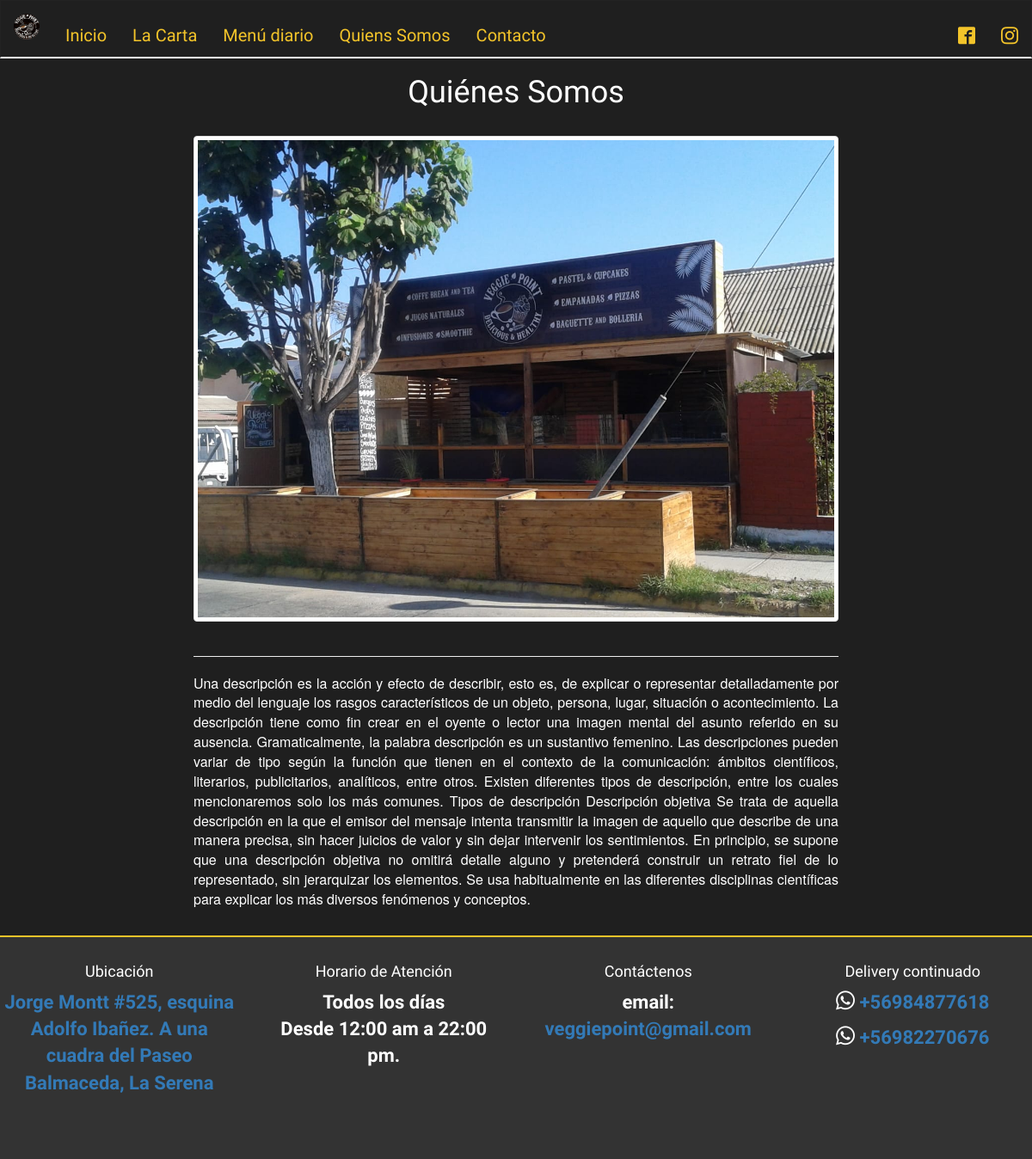
Screenshot of /Quienes.php with the database file from the repository.
### tables this page shows
CREATE TABLE `information` (
  `CODWHO` int(11) NOT NULL,
  `WHOARE` varchar(2050) DEFAULT NULL
);

CREATE TABLE `contact` (
  `IDCONTACT` int(11) NOT NULL,
  `EMAILCONTACT` varchar(250) DEFAULT NULL,
  `FACEBOOKCONTACT` varchar(650) DEFAULT NULL,
  `INSTAGRAM` varchar(650) DEFAULT NULL
);

CREATE TABLE `phone` (
  `IDPRODUCT` int(11) NOT NULL,
  `NUMBER` varchar(250) DEFAULT NULL
);

### functions/functions.php (called while the page is built, shortened)
<?php
function getSQLResultSet($commando){
  $mysqli = new mysqli("localhost", "root", "12345678", "veggie_point");
if ( $mysqli->multi_query($commando)) {
	return $mysqli->store_result();
}
}
?>

### functions/consulta.php (called while the page is built, shortened)
<?php
include('functions.php');
function RecuperContact($parametro){
	$resultset=getSQLResultSet("SELECT * FROM `contact`  WHERE IDCONTACT = $parametro");
	return $resultset;
}
function obtenerWho(){
	$resultset=getSQLResultSet("SELECT * FROM information");
	return $resultset;
}
function obtenerPhone(){
	$resultset=getSQLResultSet("SELECT * FROM phone ORDER by IDPRODUCT");
	return $resultset;
}
?>

### includes/confFooter.php (the view)
<div class="row footer vdivide">
                <div class="col-md-3 divider">
                    <center>
                    <h4>Ubicación</h4>
                    <a href="https://www.google.com/maps/search/maps/@-29.9257799,-71.2569529,19.71z">
                    <p> Jorge Montt #525, esquina Adolfo Ibañez.
                    A una cuadra del Paseo Balmaceda, La Serena
                    </p></a>
                    </center>
                </div>
                <div class="col-md-3 divider">
                    <h4>Horario de Atención</h4>
                    <p>
                        Todos los días <br>
                        Desde 12:00 am a 22:00 pm.
                    </p>
                </div>
                <div class="col-md-3 divider">
                     <center><h4>Contáctenos</h4>
                     <?php
                        $result = RecuperContact(1);
                        while ($row = $result->fetch_array(MYSQLI_ASSOC)){
                    ?>
                    <p>
                    email: <a href="mailto:<?php echo $row['EMAILCONTACT']; ?>"><?php echo $row['EMAILCONTACT']; ?> </a>
                    </p></center>
                    <?php
                    }
                    ?>
                </div>
                <div class="col-md-3">
                    <center><h4>Delivery continuado</h4>
                    <?php
                        $result = obtenerPhone();
                        while ($row = $result->fetch_array(MYSQLI_ASSOC)){
                    ?>
                    <p><span class="icon-whatsapp"></span> <a href="tel:+<?php echo $row['NUMBER']; ?>">+<?php echo $row['NUMBER']; ?> </a></p>
                    <?php
                    }
                    ?>
                    </center>
                </div>
<div class="col-md-12">
    <br><br>
</div>
</div>

### Quienes.php (shortened to what this page needs)
<html>
	<head>
    <?php
        include('includes/head.php');
        include('includes/configNavBar.php');
        include('functions/consulta.php');
    ?>
	</head>
	<body>
    <div class="container-fluid">
        <div class="col-md-8 col-md-offset-2">
        <center><h2 class="who"> Quiénes Somos </h2></center>
        <br>
            <img class="img-responsive thumbnail" src="images/whoare.png" alt="">
        </div>
        <div class="col-md-8 col-md-offset-2">
        <hr>
        <?php
            $result = obtenerWho();
            while ($row = $result->fetch_array(MYSQLI_ASSOC)){
        ?>
           <p class="whoare"><?php echo $row['WHOARE']; ?></p>
        <?php
            }
        ?>
        </div>
    </div>
    <?php
            include('includes/confFooter.php');
        ?>
    </body>
</html>

### css/style.css (style rules this page uses)
.container-fluid { background: #1f1f1f; color: #ffffff; }
body { background: #1f1f1f; color: #ffffff; }
.footer { padding-top: 20px; margin-top: 20px; border-top: 2px solid #f3c42a; background: #333333; text-align: center; font-family: 'Amatic SC', cursive; font-size: 22px; font-weight: bold; }
.who { font-family: 'Amatic SC', cursive; font-size: 36; }
.whoare { text-align: justify; font-size: 16px; }

### rows the page displays
information: WHOARE "Una descripción es la acción y efecto de describir, esto es, de explicar o representar detalladamente por medio del lenguaje los rasgos característicos de un objeto, persona, lugar, situación o acontecimiento. La descripción tiene como fin crear en el oyente o lector una imagen mental del asunto referido en su ausencia. Gramaticalmente, la palabra descripción es un sustantivo femenino. Las descripciones pueden variar de tipo según la función que tienen en el contexto de la comunicación: ámbitos científicos, literarios, publicitarios, analíticos, entre otros. Existen diferentes tipos de descripción, entre los cuales mencionaremos solo los más comunes. Tipos de descripción Descripción…"
contact: EMAILCONTACT "veggiepoint@gmail.com"
phone: NUMBER "56984877618"
phone: NUMBER "56982270676"
